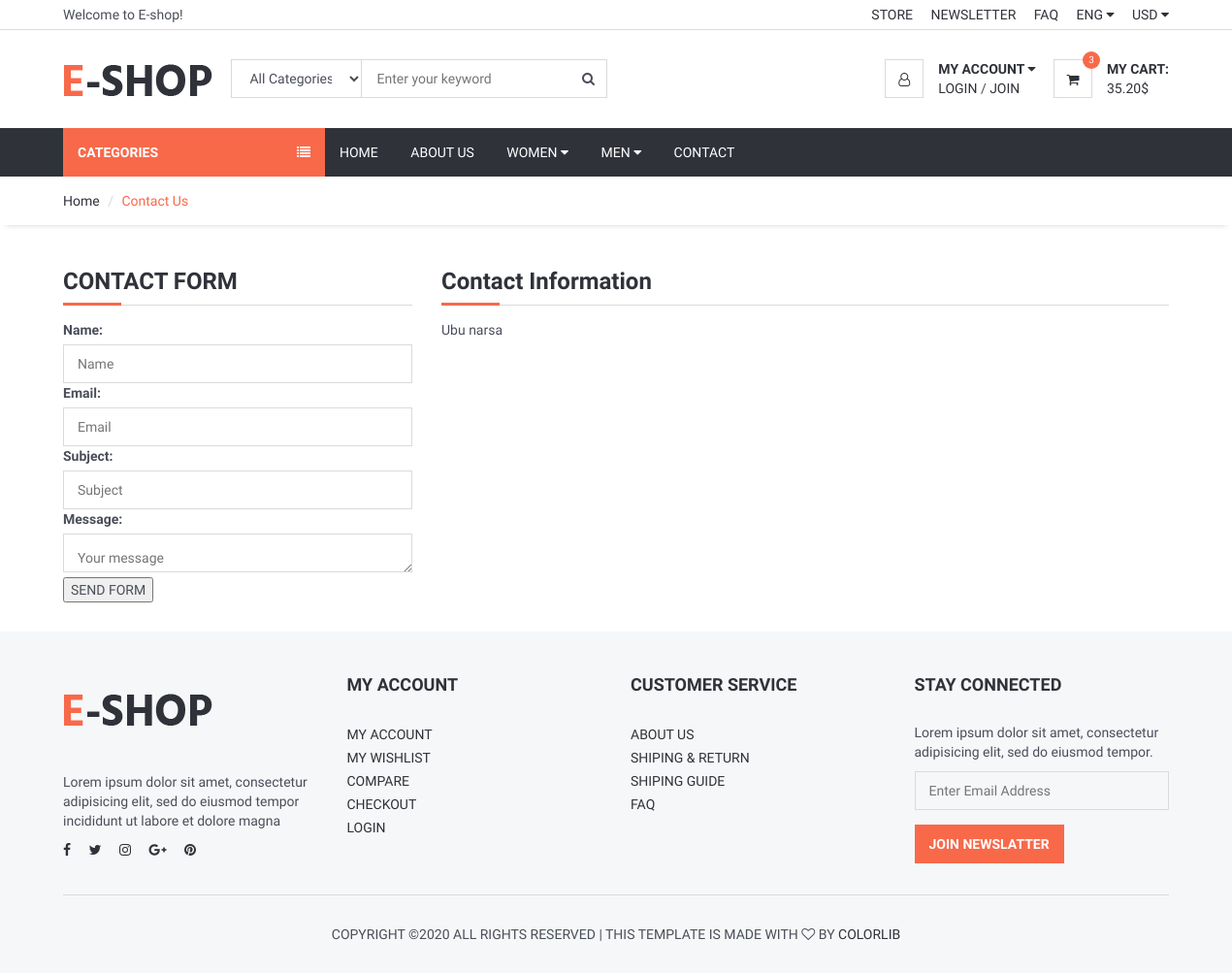
The app's page /contact/, older data.
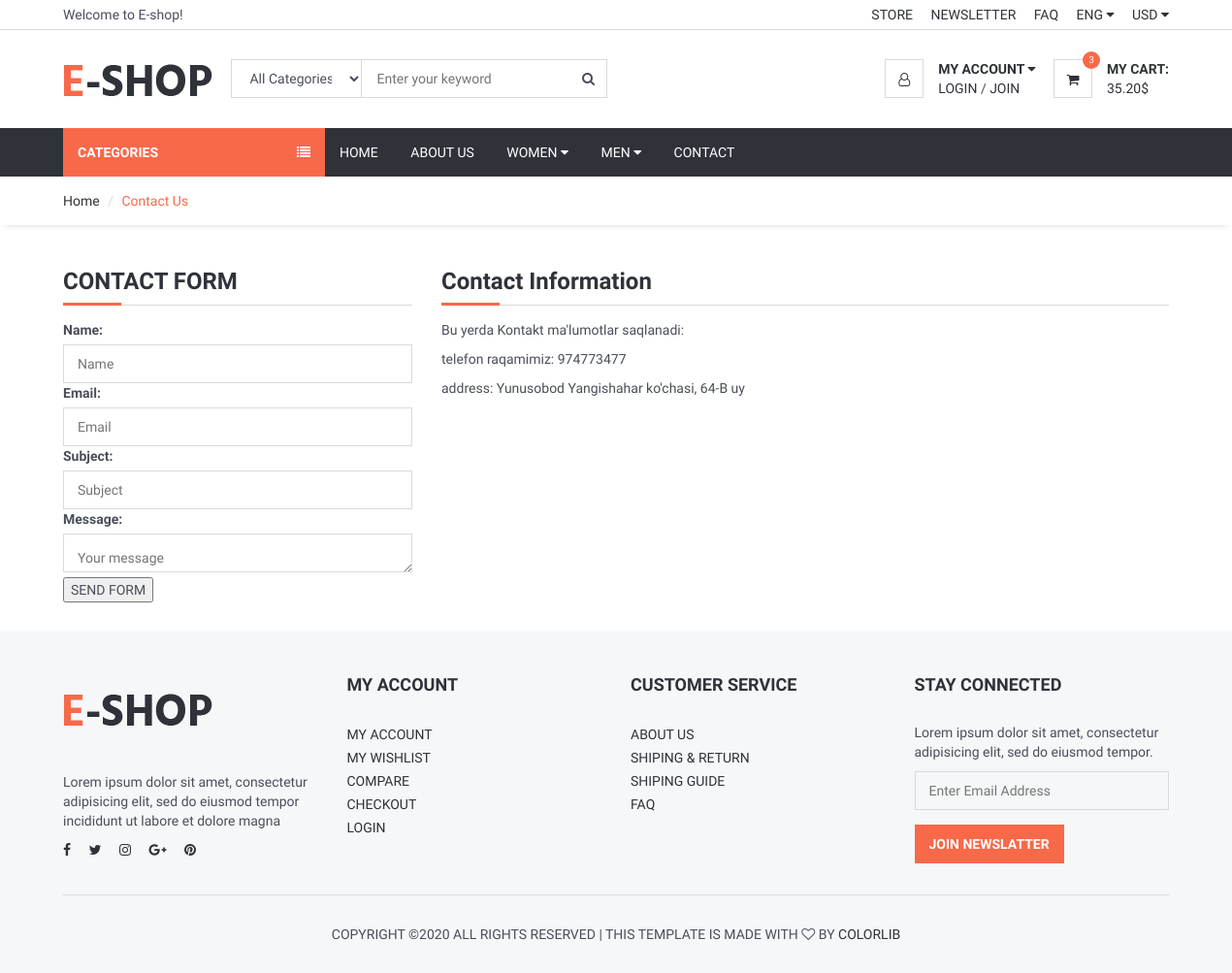
The same page, newer data.
### home/models.py (models this page shows, shortened)
class Setting(models.Model):
    STATUS = (
        ('True', 'Mavjud'),
        ('False', 'Mavjud emas'),
    )
    title = models.CharField(max_length=222)
    keywords = models.CharField(max_length=222)
    description = models.CharField(max_length=255)
    company = models.CharField(max_length=222)
    address = models.CharField(max_length=222, blank=True)
    phone = models.CharField(max_length=222, blank=True)
    fax = models.CharField(max_length=222, blank=True)
    email = models.CharField(max_length=222, blank=True)
    smtserver = models.CharField(max_length=222, blank=True)
    smtemail = models.CharField(max_length=222, blank=True)
    smtpassword = models.CharField(max_length=222, blank=True)
    smtport = models.CharField(max_length=222, blank=True)
    icon = models.ImageField(upload_to='images/', blank=True)
    facebook = models.CharField(max_length=222, blank=True)
    instagram = models.CharField(max_length=222, blank=True)
    twitter = models.CharField(max_length=222, blank=True)
    youtube = models.CharField(max_length=222, blank=True)
    telegram = models.CharField(max_length=222, blank=True)
    aboutus = RichTextUploadingField()
    contact = RichTextUploadingField()
    references = RichTextUploadingField()
    status = models.CharField(max_length=155, choices=STATUS)
    create_at = models.DateTimeField(auto_now_add=True)
    update_at = models.DateTimeField(auto_now=True)

### home/views.py (the view, shortened to what this page needs)
# urls.py: path('contact/',views.contactus, name='contactus'),
def contactus(request):
    setting = Setting.objects.get(pk=1)
    form = ContactForm
    context = {'setting': setting, 'form': form, }
    return render(request, 'contact.html', context)

### home/templates/contact.html (shortened to what this page needs)
{% extends 'homebase.html' %}
{% load static %}
{% block sidebar %}{% include 'sidebar.html' %} {% endblock %}
{% block body %}
    <div id="breadcrumb">
        <div class="container">
            <ul class="breadcrumb">
                <li><a href="/">Home</a></li>
                <li class="active">Contact Us</li>
            </ul>
        </div>
    </div>
    <div class="section">
         <div class="container">
             <div class="row">
                 <div class="col-md-4">
                     <form id="contact-form" class="clearfix" method="post">
                         <div class="billing-details">
                             <div class="section-title">
                                 <h3 class="title">Contact Form</h3>
                             </div>
                             {{ form.as_table }}
                             <input type="submit" value="SEND FORM">
                         </div>
                     </form>
                 </div>
                 <div class="col-md-8">
                     <div class="contact">
                         <div class="section-title">
                             <h3>Contact Information</h3>
                         </div>
                         <div class="text">
                             {{ setting.contact|safe }}
                         </div>
                     </div>
                 </div>
             </div>
         </div>
    </div>
{% endblock %}
{% block footer %} {% include 'footer.html' %}{% endblock %}

Row changes from the older to the newer data that the page shows:
changed Setting: contact "Ubu narsa" → "Bu yerda Kontakt ma'lumotlar saqlanadi: telefon raqamimiz: 974773477 address: Yunusobod Yangishahar ko'chasi, 64-B uy"
